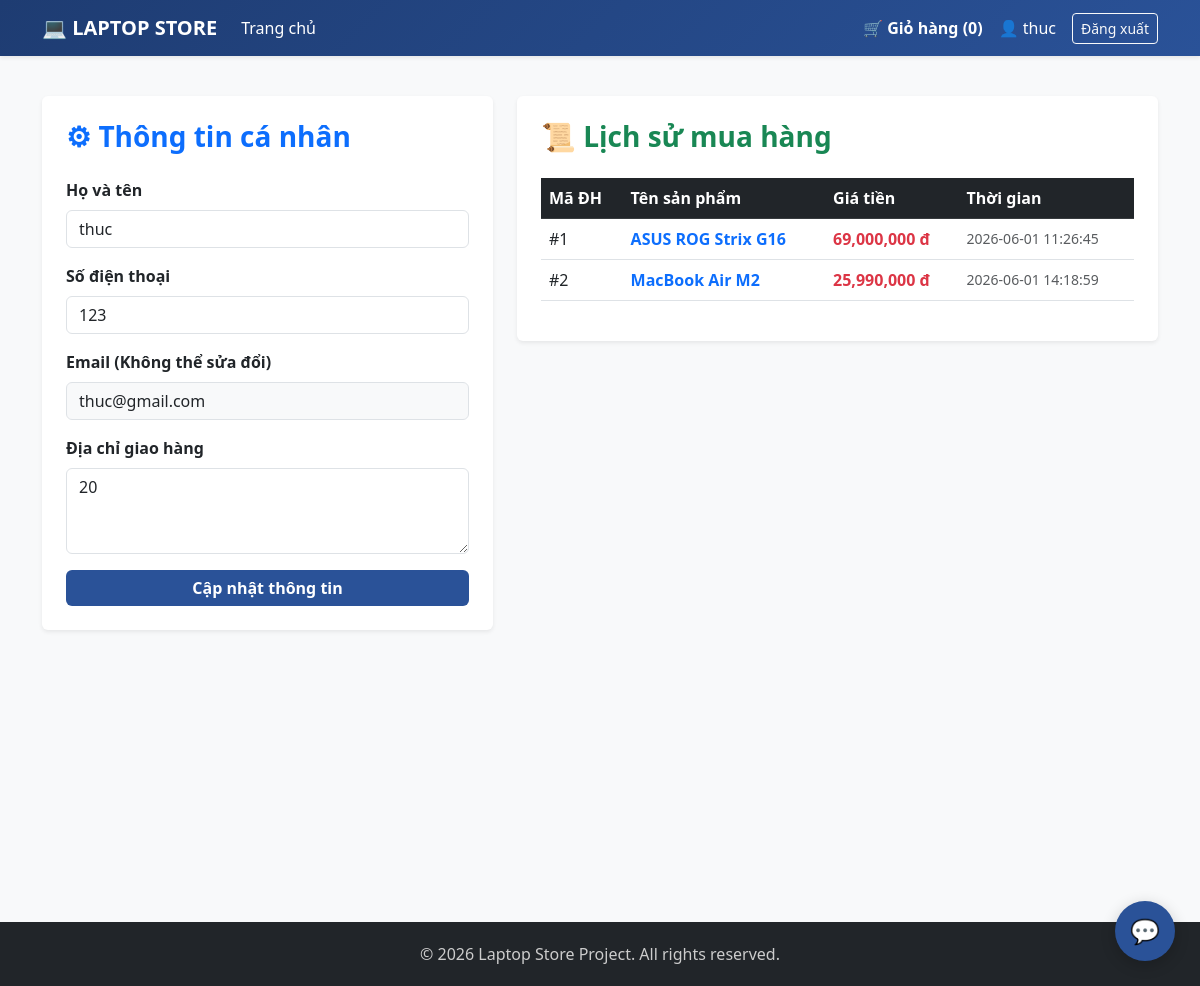
Page /account (signed in) on the committed database.
### models.py (models this page shows)
class User(db.Model):
    id = db.Column(db.Integer, primary_key=True)
    fullname = db.Column(db.String(100), nullable=False)
    phone = db.Column(db.String(20), nullable=False)
    email = db.Column(db.String(100), unique=True, nullable=False)
    address = db.Column(db.String(200), nullable=False)
    password = db.Column(db.String(200), nullable=False)
    is_admin = db.Column(db.Boolean, default=False)

class Order(db.Model):
    id = db.Column(db.Integer, primary_key=True)
    user_id = db.Column(
        db.Integer,
        db.ForeignKey('user.id'),
        nullable=False
    )
    product_name = db.Column(db.String(100), nullable=False)
    quantity = db.Column(db.Integer, default=1)
    price = db.Column(db.Integer, nullable=False)
    date_ordered = db.Column(
        db.DateTime,
        default=db.func.current_timestamp()
    )
    user = db.relationship(
        'User',
        backref=db.backref('orders', lazy=True)
    )

### app.py (the view, shortened to what this page needs)
@app.route('/account', methods=['GET', 'POST'])
def account():
    if 'user_id' not in session: return redirect(url_for('login'))
    user = User.query.get(session['user_id'])
    return render_template('account.html', user=user)

### templates/account.html
{% extends 'base.html' %}
{% block content %}
<div class="row">
    <div class="col-md-5 mb-4">
        <div class="card p-4 shadow-sm">
            <h3 class="fw-bold mb-4 text-primary">⚙ Thông tin cá nhân</h3>
            <form method="POST">
                <div class="mb-3">
                    <label class="form-label fw-bold">Họ và tên</label>
                    <input type="text" name="fullname" class="form-control" value="{{ user.fullname }}" required>
                </div>
                <div class="mb-3">
                    <label class="form-label fw-bold">Số điện thoại</label>
                    <input type="text" name="phone" class="form-control" value="{{ user.phone }}" required>
                </div>
                <div class="mb-3">
                    <label class="form-label fw-bold">Email (Không thể sửa đổi)</label>
                    <input type="email" class="form-control bg-light" value="{{ user.email }}" readonly>
                </div>
                <div class="mb-3">
                    <label class="form-label fw-bold">Địa chỉ giao hàng</label>
                    <textarea name="address" class="form-control" rows="3" required>{{ user.address }}</textarea>
                </div>
                <button type="submit" class="btn btn-primary w-100 fw-bold">Cập nhật thông tin</button>
            </form>
        </div>
    </div>
    <div class="col-md-7">
        <div class="card p-4 shadow-sm">
            <h3 class="fw-bold mb-4 text-success">📜 Lịch sử mua hàng</h3>
            {% if user.orders %}
                <div class="table-responsive">
                    <table class="table table-hover align-middle">
                        <thead class="table-dark">
                            <tr>
                                <th>Mã ĐH</th>
                                <th>Tên sản phẩm</th>
                                <th>Giá tiền</th>
                                <th>Thời gian</th>
                            </tr>
                        </thead>
                        <tbody>
                            {% for order in user.orders %}
                            <tr>
                                <td>#{{ order.id }}</td>
                                <td class="fw-bold text-primary">{{ order.product_name }}</td>
                                <td class="text-danger fw-bold">{{ "{:,}".format(order.price) }} đ</td>
                                <td class="small text-muted">{{ order.date_ordered }}</td>
                            </tr>
                            {% endfor %}
                        </tbody>
                    </table>
                </div>
            {% else %}
                <p class="text-muted">Bạn chưa thực hiện đơn hàng nào.</p>
            {% endif %}
        </div>
    </div>
</div>
{% endblock %}

### templates/base.html (shortened to what this page needs)
<!DOCTYPE html>
<html lang="vi">
<head>
    <link href="https://cdn.jsdelivr.net/npm/bootstrap@5.3.0/dist/css/bootstrap.min.css" rel="stylesheet">
</head>
<body>
    <nav class="navbar navbar-expand-lg sticky-top shadow-sm">
        <div class="container">
            <a class="navbar-brand fw-bold" href="{{ url_for('index') }}">💻 LAPTOP STORE</a>
            <div class="collapse navbar-collapse" id="navbarNav">
                <ul class="navbar-nav me-auto">
                    <li class="nav-item"><a class="nav-link" href="{{ url_for('index') }}">Trang chủ</a></li>
                </ul>
                <ul class="navbar-nav ms-auto align-items-center">
                    {% if session.get('user_id') %}
                        <li class="nav-item"><a class="nav-link text-warning fw-bold" href="{{ url_for('cart') }}">🛒 Giỏ hàng ({{ session.get('cart', {})|length }})</a></li>
                        <li class="nav-item"><a class="nav-link" href="{{ url_for('account') }}">👤 {{ session.get('user_name') }}</a></li>
                        <li class="nav-item"><a class="btn btn-outline-light btn-sm ms-2" href="{{ url_for('logout') }}">Đăng xuất</a></li>
                    {% else %}
                        <li class="nav-item"><a class="nav-link text-warning" href="{{ url_for('cart') }}">🛒 Giỏ hàng</a></li>
                        <li class="nav-item"><a class="nav-link" href="{{ url_for('login') }}">Đăng nhập</a></li>
                        <li class="nav-item"><a class="btn btn-light btn-sm ms-2" href="{{ url_for('register') }}">Đăng ký</a></li>
                    {% endif %}
                </ul>
            </div>
        </div>
    </nav>
    <div class="container min-vh-100 py-4">
        {% block content %}
        {% endblock %}
    </div>
    <div id="chat-bubble" onclick="toggleChat()">💬</div>
    <footer>
        <div class="container text-center">
            <p class="mb-0">© 2026 Laptop Store Project. All rights reserved.</p>
        </div>
    </footer>
</body>
</html>

### templates/base.html (style rules this page uses)
body { background-color: #f8f9fa; font-family: 'Segoe UI', Tahoma, Geneva, Verdana, sans-serif; }
.navbar { background: linear-gradient(135deg, #1e3c72 0%, #2a5298 100%); }
.navbar-brand, .nav-link { color: #fff !important; }
.card { border: none; box-shadow: 0 4px 15px rgba(0,0,0,0.05); transition: transform 0.3s; }
.btn-primary { background-color: #2a5298; border: none; }
footer { background-color: #212529; color: #ccc; padding: 20px 0; margin-top: 50px; }
#chat-bubble { position: fixed; bottom: 25px; right: 25px; width: 60px; height: 60px; background-color: #2a5298; border-radius: 50%; display: flex; justify-content: center; align-items: center; color: white; font-size: 24px; cursor: pointer; box-shadow: 0 4px 15px rgba(0,0,0,0.2); z-index: 1000; transition: all 0.3s ease; }

### rows in the picture
User: get "thuc", fullname "thuc", phone "123", email "thuc@gmail.com", address "20"
Order: id "1", product_name "ASUS ROG Strix G16", price "69,000,000", date_ordered "2026-06-01 11:26:45"
Order: id "2", product_name "MacBook Air M2", price "25,990,000", date_ordered "2026-06-01 14:18:59"

### other values in the picture
{{ session.get('cart', {})|length }} "0"
